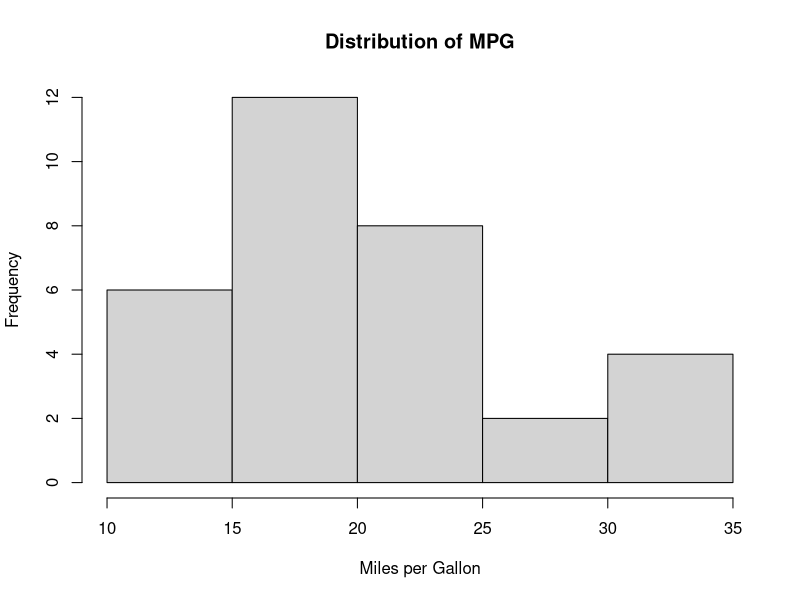
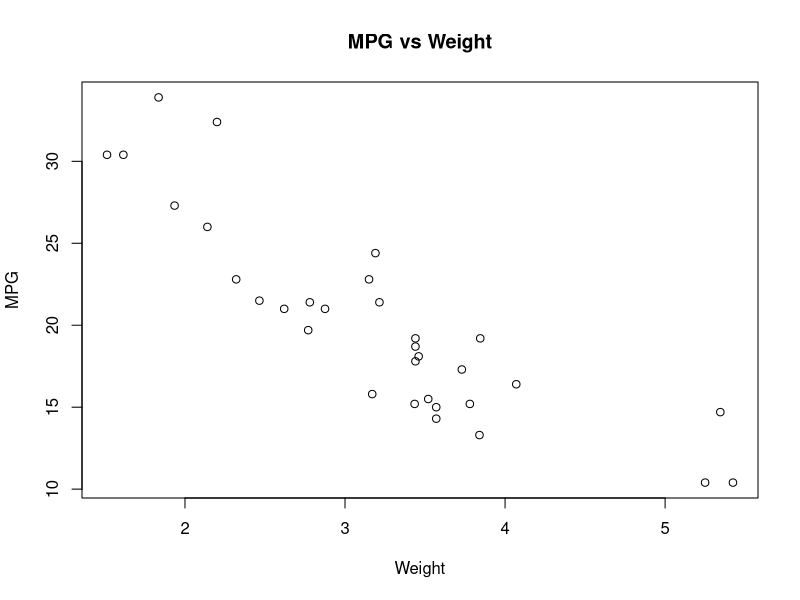

Write the R code that produced these figures, in order.
## ---- chunk 1
data(mtcars)
head(mtcars)
## ---- chunk 2
summary(mtcars)
## ---- chunk 3
hist(
  mtcars$mpg,
  main = "Distribution of MPG",
  xlab = "Miles per Gallon"
)
## ---- chunk 4
plot(
  mtcars$wt,
  mtcars$mpg,
  xlab = "Weight",
  ylab = "MPG",
  main = "MPG vs Weight"
) 
